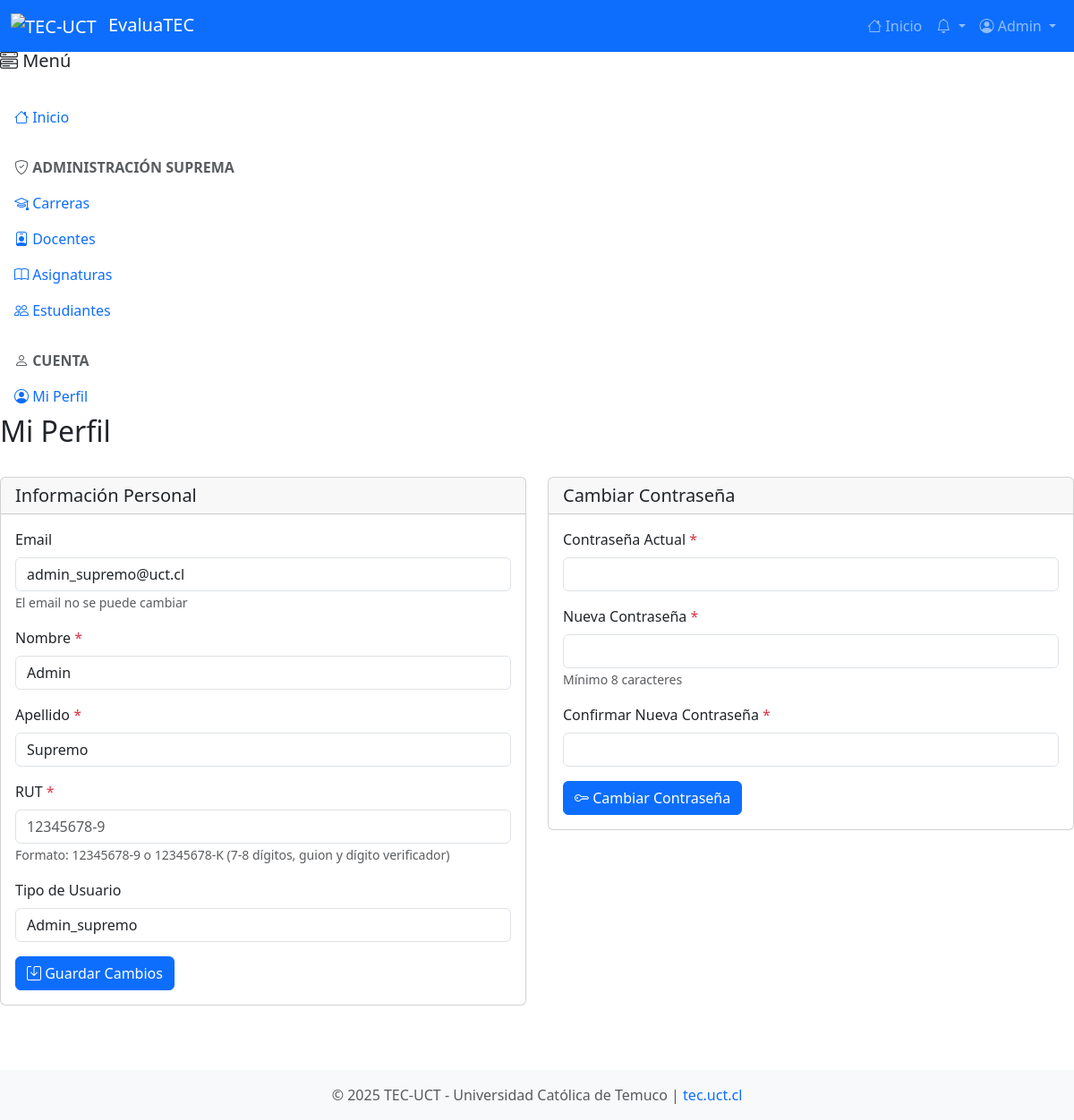
The app's page /perfil.php (signed in) with its own data.
### tables this page shows
CREATE TABLE IF NOT EXISTS usuarios (
    id INT AUTO_INCREMENT PRIMARY KEY,
    email VARCHAR(255) UNIQUE NOT NULL,
    password VARCHAR(255) NOT NULL,
    nombre VARCHAR(255) NOT NULL,
    apellido VARCHAR(255) NOT NULL,
    rut VARCHAR(20),
    tipo ENUM('estudiante', 'docente', 'admin', 'admin_supremo') NOT NULL,
    carrera_id INT,
    activo BOOLEAN DEFAULT TRUE,
    primera_vez BOOLEAN DEFAULT TRUE,
    token_recuperacion VARCHAR(255) NULL,
    token_expiracion DATETIME NULL,
    created_at TIMESTAMP DEFAULT CURRENT_TIMESTAMP,
    FOREIGN KEY (carrera_id) REFERENCES carreras(id) ON DELETE SET NULL
);

### perfil.php (the view, shortened to what this page needs)
<?php
include 'includes/header.php';
$pdo = getDBConnection();
$usuario_id = $_SESSION['usuario_id'];
$stmt = $pdo->prepare("SELECT * FROM usuarios WHERE id = ?");
$stmt->execute([$usuario_id]);
$usuario = $stmt->fetch();
?>
<div class="row mb-4">
    <div class="col-12">
        <h2>Mi Perfil</h2>
    </div>
</div>
<div class="row">
    <div class="col-md-6">
        <div class="card mb-4">
            <div class="card-header">
                <h5 class="mb-0">Información Personal</h5>
            </div>
            <div class="card-body">
                <form method="POST" action="">
                    <div class="mb-3">
                        <label for="email" class="form-label">Email</label>
                        <input type="email" class="form-control" id="email"
                               value="<?php echo htmlspecialchars($usuario['email']); ?>" readonly>
                        <small class="text-muted">El email no se puede cambiar</small>
                    </div>
                    <div class="mb-3">
                        <label for="nombre" class="form-label">Nombre <span class="text-danger">*</span></label>
                        <input type="text" class="form-control" id="nombre" name="nombre"
                               value="<?php echo htmlspecialchars($usuario['nombre']); ?>" required>
                    </div>
                    <div class="mb-3">
                        <label for="apellido" class="form-label">Apellido <span class="text-danger">*</span></label>
                        <input type="text" class="form-control" id="apellido" name="apellido"
                               value="<?php echo htmlspecialchars($usuario['apellido']); ?>" required>
                    </div>
                    <div class="mb-3">
                        <label for="rut" class="form-label">RUT <span class="text-danger">*</span></label>
                        <input type="text" class="form-control" id="rut" name="rut"
                               value="<?php echo htmlspecialchars($usuario['rut'] ?? ''); ?>"
                               placeholder="12345678-9"
                               required
                               onblur="formatearRUT(this)"
                               oninput="this.setCustomValidity('')">
                        <small class="text-muted">Formato: 12345678-9 o 12345678-K (7-8 dígitos, guion y dígito verificador)</small>
                    </div>
                    <div class="mb-3">
                        <label class="form-label">Tipo de Usuario</label>
                        <input type="text" class="form-control"
                               value="<?php echo ucfirst($usuario['tipo']); ?>" readonly>
                    </div>
                    <button type="submit" class="btn btn-primary">
                        <i class="bi bi-save"></i> Guardar Cambios
                    </button>
                </form>
            </div>
        </div>
    </div>
    <div class="col-md-6">
        <div class="card">
            <div class="card-header">
                <h5 class="mb-0">Cambiar Contraseña</h5>
            </div>
            <div class="card-body">
                <form method="POST" action="">
                    <div class="mb-3">
                        <label for="password_actual" class="form-label">Contraseña Actual <span class="text-danger">*</span></label>
                        <input type="password" class="form-control" id="password_actual" name="password_actual" required>
                    </div>
                    <div class="mb-3">
                        <label for="password_nueva" class="form-label">Nueva Contraseña <span class="text-danger">*</span></label>
                        <input type="password" class="form-control" id="password_nueva" name="password_nueva"
                               minlength="8" required>
                        <small class="text-muted">Mínimo 8 caracteres</small>
                    </div>
                    <div class="mb-3">
                        <label for="password_confirm" class="form-label">Confirmar Nueva Contraseña <span class="text-danger">*</span></label>
                        <input type="password" class="form-control" id="password_confirm" name="password_confirm"
                               minlength="8" required>
                    </div>
                    <button type="submit" class="btn btn-primary">
                        <i class="bi bi-key"></i> Cambiar Contraseña
                    </button>
                </form>
            </div>
        </div>
    </div>
</div>
<?php include 'includes/footer.php'; ?>

### includes/header.php (style rules this page uses)
body { padding-top: 56px !important; }

### records on screen
usuarios: email "admin_supremo@uct.cl", nombre "Admin", apellido "Supremo", tipo "Admin_supremo"

### other values on screen
$_SESSION['usuario_nombre'] "Admin"
